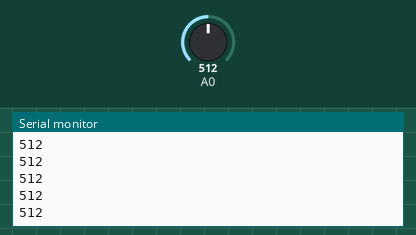
A sketch run on a simulated Arduino Uno, built with avr-gcc and run on an emulated ATmega328P. Parts: the last lines printed to the serial monitor. The test bench sets the inputs (shaded band); at power-on: A0 = 512.

Above: at 1.2 s.
1.3 s: A0 set to 716
At 2.3 s:
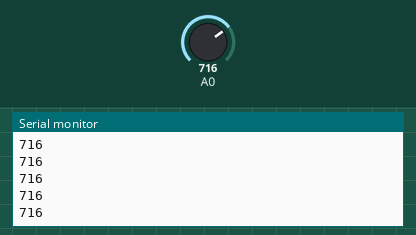
2.8 s: A0 set to 900
At 3.5 s:
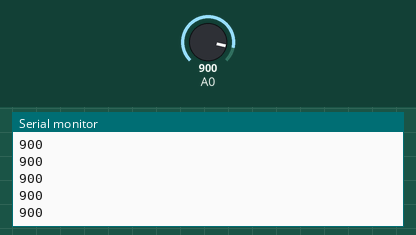
Timing chart, 0 to 5.8 s (numbered marks = the images above; inputs shaded):
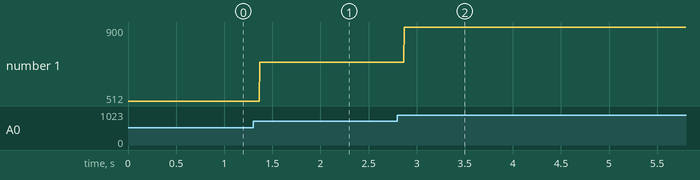

Measured:
- after the input at 1.3 s, the serial monitor: prints a new line after 0.07 s (image 1)
- after the input at 2.8 s, the serial monitor: prints a new line after 0.07 s (image 2)
- plotted number 1: 512 → 716 after the input at 1.3 s, 716 → 900 after the input at 2.8 s

The sketch:

sensor_1128.ino
```cpp
void setup() {
  // put your setup code here, to run once:
  Serial.begin(9600);

}

void loop() {
  // put your main code here, to run repeatedly:

  int v = analogRead(A0);
  Serial.println(v);

}
```
